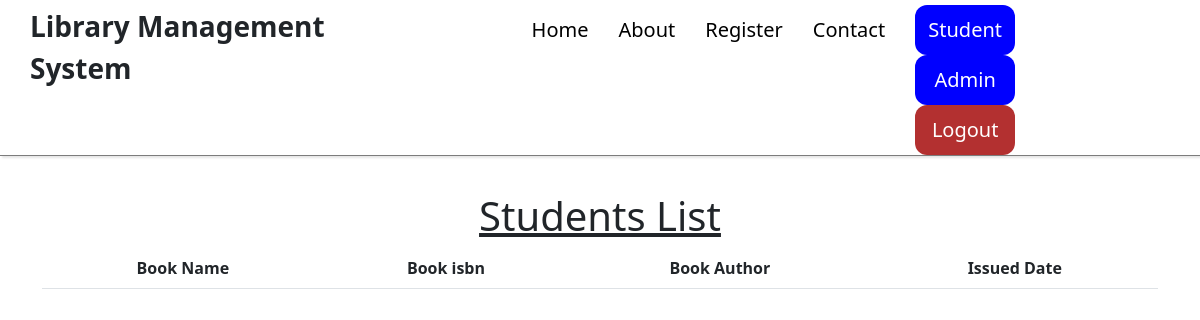
Before: /student/view_issued_books (signed in) with the older database file.
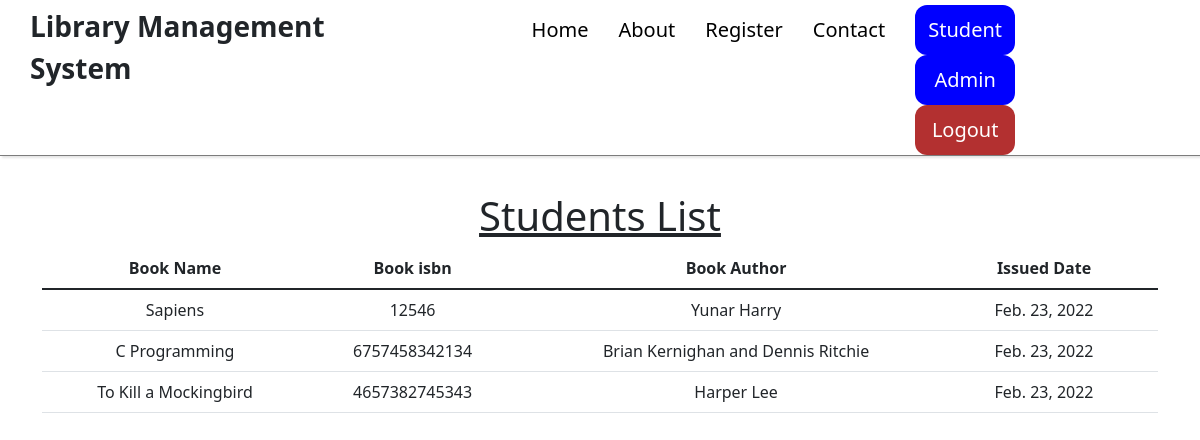
After: the same page with the newer database file.
### library/models.py (models this page shows, shortened)
class IssuedBook(models.Model):
    student_name= models.ForeignKey(Student, on_delete=models.CASCADE,null=True)
    book_name= models.ForeignKey(Book,on_delete=models.CASCADE,null=True)
    author_name = models.CharField(max_length=200,null=True)
    isbn = models.CharField(max_length=13)
    Volume = models.CharField(max_length=50,null=True)
    category = models.CharField(max_length=100,null=True)
    issued_date = models.DateField(auto_now=True)

class Book(models.Model):
    name = models.CharField(max_length=200)
    author = models.CharField(max_length=200)
    isbn = models.PositiveIntegerField()
    category = models.CharField(max_length=50)
    book_image = models.ImageField(upload_to='uploads/book/image/',null=True,default="")
    book_src = models.FileField(upload_to='uploads/book/book-pdf',null=True)
    volume =  models.CharField(max_length=100,null=True)
    description = models.CharField(max_length=300,null=True)
    availability = models.BooleanField(default=True)
    published_date = models.DateField(auto_now=False,null=True)

### library/views.py (the view)
# urls.py: path("student/view_issued_books",student_issued_books , name="student_issued_book"),
@login_required(login_url = '/student_login')
def student_issued_books(request):
    user = request.user
    student = Student.objects.filter(user=user)
    issuedBooks = IssuedBook.objects.filter(student_name=student[0])
    issuedBooksdata = IssuedBook.objects.filter(student_name=student[0]).count()
    context={
        'issuebooks':issuedBooks,
        'issuedata' :issuedBooksdata
    }
    return render(request,'student/issued_book.html',context)

### templates/student/issued_book.html
{% extends 'common/basic.html' %}
{% load static %}
{% block body %}
<div class="container mt-4">
    <h1 class="text-center"><u>Students List</u></h1>
    <table class="table table-hover" id="example">
        <thead>
            <tr class="text-center">
                <th> Book Name</th>
                <th>Book isbn</th>
                <th>Book Author</th>
                <th>Issued Date</th>
            </tr>
        </thead>
        <tbody>
            {% for book in issuebooks %}
            <tr class="text-center">
                <td>{{book.book_name.name}}</td>
                <td>{{book.book_name.isbn}}</td>
                <td>{{book.book_name.author}}</td>
                <td>{{book.issued_date}}</td>
                <td></td>
            {% endfor %}
        </tbody>
    </table>
    </div>
{% endblock %}

### templates/common/basic.html (shortened to what this page needs)
<!DOCTYPE html>
<html lang="en">
  {% load static %}
<head>
    <link rel="stylesheet" href="https://cdn.datatables.net/1.11.4/css/jquery.dataTables.min.css" type="text/css">
    <link rel="stylesheet" type="text/css" href="https://cdn.datatables.net/1.11.3/css/jquery.dataTables.css" />
  <link href="https://cdn.jsdelivr.net/npm/bootstrap@5.1.3/dist/css/bootstrap.min.css" rel="stylesheet">
  <link rel="stylesheet" href="https://cdnjs.cloudflare.com/ajax/libs/font-awesome/6.0.0/css/all.min.css" />
  <link rel="stylesheet" href="{% static 'css/nav.css'%}" type="text/css">
</head>
<body>
<div>
  {% include 'common/navbar.html' %}
</div>
<div style="margin-top: 3%;">
  {% block body %}
  {% endblock  %}
</div>
</body>
</html>

### templates/common/navbar.html (shortened to what this page needs)
{% load static %}
  <header>
      <div style="display: flex; justify-content: space-between; border-bottom: 1px solid rgb(124, 124, 124); box-shadow: 2px 2px 2px rgba(0, 0, 0, 0.1);">
        <div style="font-size: 28px; margin: 5px 30px; font-weight: 700;">
            Library Management System
        </div>
        <div>
            <ul class="ul" style="display: flex; margin: 0 80px; ">
                <li class="lists"><a href="{% url 'index' %}">Home</a></li>
                <li class="lists"><a href="">About</a></li>
                <li class="lists"><a href="{% url 'student_registration' %}">Register</a></li>
                <li class="lists"><a href="{% url 'contactpage' %}">Contact</a></li>
                <li style="margin-top: 5px; font-size: 20px;">
                    {% if request.user.is_authenticated %}
                    <button style="background-color: blue; border: none; outline: none; padding: 10px; width: 100px; border-radius: 12px;  margin-left: 15px;"><a href="{% url 'student_login' %}" style="color: #fff; text-decoration: none;">Student</a></button>
                    <button style="background-color: blue; border: none; outline: none; padding: 10px; width: 100px; border-radius: 12px;  margin-left: 15px;"><a href="{% url 'admin_login' %}" style="color: #fff; text-decoration: none;">Admin</a></button>
                    <button style="background-color: #B33030; border: none; outline: none; padding: 10px; width: 100px; border-radius: 12px;  margin-left: 15px;"><a href="{% url 'logout' %}" style="color: #fff; text-decoration: none;">Logout</a></button>
                    {% endif %}
                </li>
            </ul>
        </div>
      </div>
  </header>

### static/css/nav.css (style rules this page uses)
.ul { list-style-type: none; }
.ul .lists { margin: 15px; font-size: 20px; cursor: pointer; }
.ul .lists a { text-decoration: none; color: #000; }

Changed rows visible on the page:
added IssuedBook: book_name.name "Sapiens", book_name.isbn "12546", book_name.author "Yunar Harry", issued_date "Feb. 23, 2022"
added IssuedBook: book_name.name "C Programming", book_name.isbn "6757458342134", book_name.author "Brian Kernighan and Dennis Ritchie", issued_date "Feb. 23, 2022"
added IssuedBook: book_name.name "To Kill a Mockingbird", book_name.isbn "4657382745343", book_name.author "Harper Lee", issued_date "Feb. 23, 2022"
